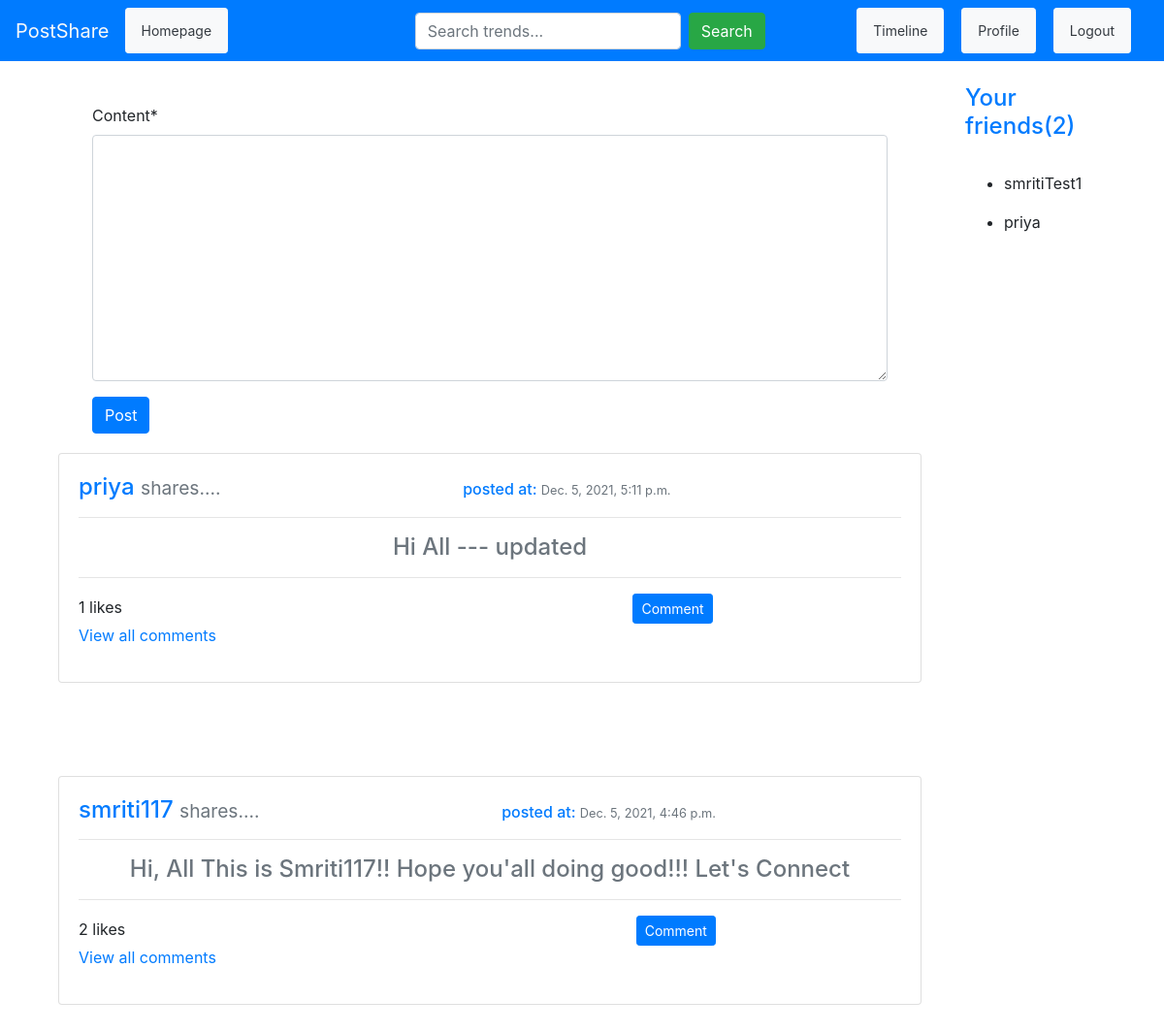
Screenshot of /timeline/ (signed in) with the database file from the repository.
### feed/models.py (models this page shows, shortened)
class Post(models.Model):
	content = models.TextField()
	created = models.DateTimeField(auto_now_add=True)
	updated = models.DateTimeField(auto_now=True)
	author  = models.ForeignKey(User,related_name='post' ,on_delete=models.CASCADE)
	slug    = models.SlugField()
	likes   = models.ManyToManyField(User, related_name='blog_post', null=True, blank=True)

### users/models.py (models this page shows, shortened)
class Profile(models.Model):
	user        = models.OneToOneField(User, related_name="profile", on_delete=models.CASCADE)
	profile_pic = models.ImageField(upload_to='media/profile_pic', default='default.jpg')
	friends     = models.ManyToManyField(User, related_name="friends", null=True, blank=True)
	slug        = models.SlugField(unique=True,    null=True, blank=True)
	bio         = models.CharField(max_length=255, null=True, blank=True)
	location    = models.CharField(max_length=255, null=True, blank=True)
	def get_friends(self):
		return self.friends.all()
	def get_friends_no(self):
		return self.friends.all().count()

### feed/views.py (the view)
# urls.py: path('timeline/',             views.timeline,    name="timeline"),
def timeline(request):
	if request.method == "POST":
		form = CreatePost(request.POST)
		if form.is_valid():
			content = form.cleaned_data.get('content')
			author = request.user
			post = Post()
			post.content=content
			post.author=author
			post.save()
			return redirect('feed:timeline')
	else:
		form = CreatePost()
	post = Post.objects.all().order_by('-created')
	profiles = Profile.objects.get(user=request.user)
	context ={
		'form':form,
		'post':post,
		"profiles":profiles,
	}
	return render(request, "feed/timeline.html", context)

### feed/forms.py
class CreatePost(forms.ModelForm):
	class Meta:
		model = Post
		fields  = ['content']

### feed/templates/feed/timeline.html (shortened to what this page needs)
{% extends "users/layout.html" %}
{% block content %}
{% load crispy_forms_tags %}
<div class="container">
	<div class="container">
				<br>
	</div>
	<div class="row">
		<div class="col-md-10">
			<div class="container ">
				<div class="container">
					<div class="card-body">
						<form method="POST" action="">
							{{ form | crispy }}
							<button class="btn btn-primary" type="submit">Post</button>
						</form>
					</div>
				</div>
				{% for p in post %}
				<div class="card">
				    <div class="card-body">
					    <p class="card-title h4 text-primary">
					    	{{ p.author.username }}
					    	<small class="text-muted ">shares....</small>
				    		<span class="h6 text-right">
				    			posted at: <small class="text-muted ">{{ p.created }} </small>
				    		</span>
					    </p>
					    	<hr>
					   	<a href="{% url 'feed:post-detail' p.pk %}">
					   		<p class="h4 text-secondary text-center"> {{ p.content }} </p>
					   	</a>
					   		<hr>
						<span>{{ p.likes.count }} likes</span>
						<span class="text-primary">
							<a href="{% url 'feed:post-detail' p.id %}">
								<button class="btn btn-sm btn-primary">Comment</button>
							</a>
						</span>
						<p><a href="{% url 'feed:post-detail' p.id %}">View all comments</a></p>
				    </div>
				</div>
				<br><br><br><br>
				{% endfor %}
			</div>
		</div>
		<div class="col-md-2">
			<p class="h4 text-primary"> Your friends({{ profiles.get_friends_no }})</p><br>
			{% for friend in profiles.get_friends %}
			<ul>
				<li>
				{{ friend }}
				</li>
			</ul>
			{% endfor %}
		</div>
	</div>
</div>
{% endblock %}

### users/templates/users/layout.html (shortened to what this page needs)
<!doctype html>
<html lang="en">
  <head>
    <link rel="stylesheet" href="https://maxcdn.bootstrapcdn.com/bootstrap/4.0.0/css/bootstrap.min.css">
  </head>
  <body>
    <nav class="navbar navbar-expand-lg navbar-primary bg-primary">
      <a class="navbar-brand text-light" href="#">PostShare</a>
      <ul class="navbar-nav ml-auto">
         <button class="btn btn-sm btn-light">
            <li class="nav-item active">
              <a class="nav-link text-dark" href="
              #">Homepage</a>
            </li>
            </button>
      </ul>
      <div class="collapse navbar-collapse" id="navbarSupportedContent">
        <ul class="navbar-nav ml-auto">
          <form class="form-inline my-2 my-lg-0">
            <input class="form-control mr-sm-2" type="search" placeholder="Search trends..." aria-label="Search">
            <button class="btn btn-success my-2 my-sm-0" type="submit">Search</button>
           </form>
          {% if user.is_authenticated %}
             <button class="btn btn-sm btn-light">
            <li class="nav-item active">
              <a class="nav-link text-dark" href="{% url 'feed:timeline'  %}">Timeline</a>
            </li>
            </button>
          <button class="btn btn-sm btn-light">
            <li class="nav-item active">
              <a class="nav-link text-dark" href="{% url 'edit-profile' request.user.id %}">Profile</a>
            </li>
            </button>
           <button class="btn btn-sm btn-light">
            <li class="nav-item active">
              <a class="nav-link text-dark" href="{%url 'logout' %}">Logout</a>
            </li>
            </button>
          {% endif %}
        </ul>
      </div>
    </nav>
    {% block content %}
    {% endblock %}
  </body>
</html>

### rows the page displays
Post: author.username "priya", created "Dec. 5, 2021, 5:11 p.m.", content "Hi All --- updated", likes.count "1"
Post: author.username "smriti117", created "Dec. 5, 2021, 4:46 p.m.", content "Hi, All This is Smriti117!! Hope you'all doing good!!! Let's Connect", likes.count "2"
Profile: get_friends_no "2"

### other values shown
{{ friend }} "smritiTest1"
{{ friend }} "priya"
